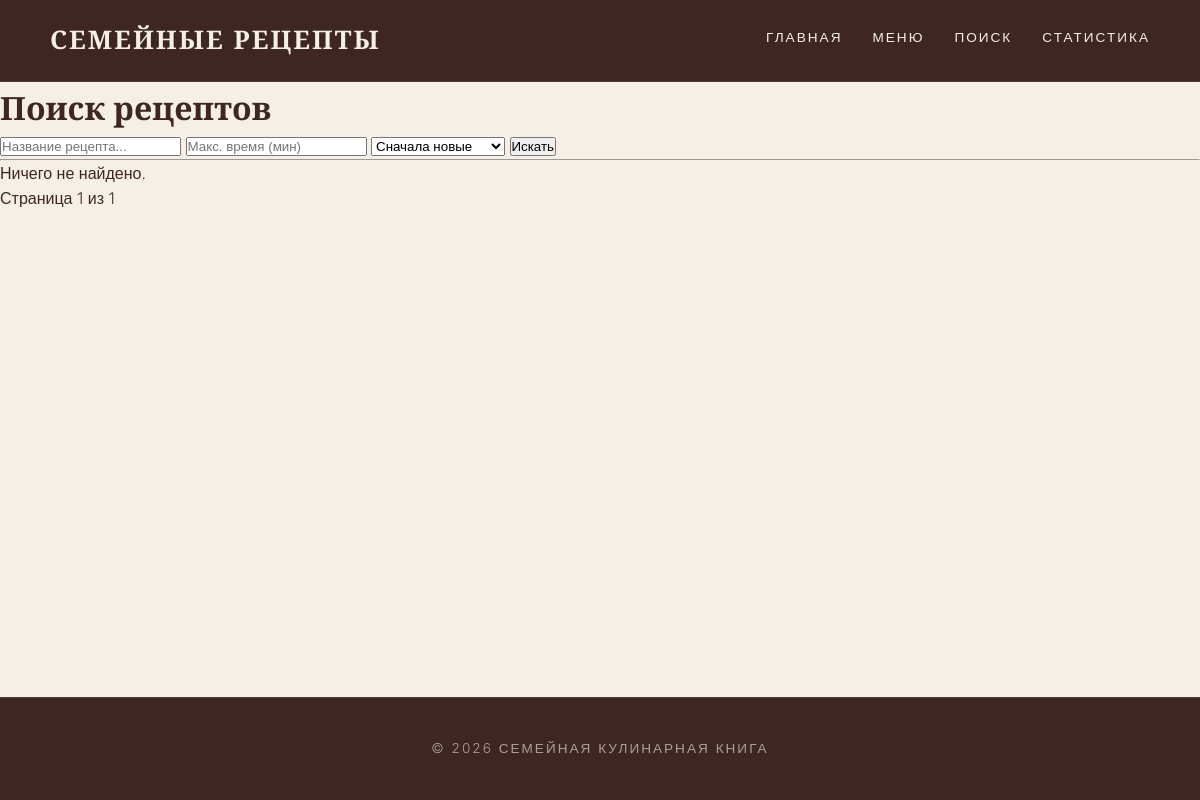
The app's page /search/, older data.
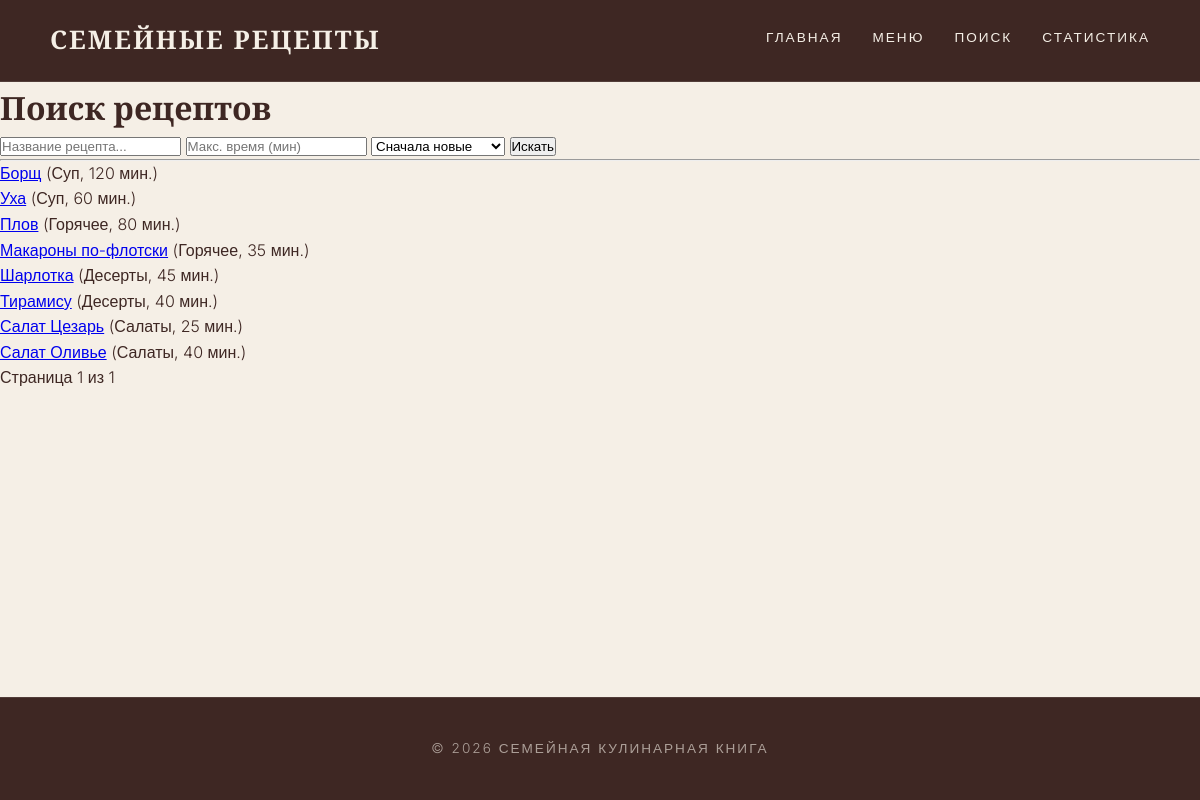
The same page, newer data.
### recipes/models.py (models this page shows, shortened)
class Recipe(models.Model):
    title = models.CharField(max_length=200, verbose_name="Название рецепта")
    category = models.ForeignKey(Category, on_delete=models.CASCADE, related_name="recipes", verbose_name="Категория")
    author = models.ForeignKey(Author, on_delete=models.SET_NULL, null=True, blank=True, related_name="recipes", verbose_name="Автор")
    cooking_time = models.PositiveIntegerField(help_text="Время в минутах", verbose_name="Время готовки")
    ingredients = models.TextField(verbose_name="Ингредиенты")
    instructions = models.TextField(verbose_name="Инструкция")
    image = models.ImageField(upload_to='recipes/', blank=True, null=True, verbose_name="Фото блюда")
    created_at = models.DateTimeField(auto_now_add=True, verbose_name="Дата создания")
    class Meta:
        verbose_name = "Рецепт"
        verbose_name_plural = "Рецепты"

class Category(models.Model):
    name = models.CharField(max_length=100, unique=True, verbose_name="Название категории")
    class Meta:
        verbose_name = "Категория"
        verbose_name_plural = "Категории"

### recipes/views.py (the view)
# urls.py: path('search/', views.recipe_search, name='recipe_search'),
def recipe_search(request):
    query = request.GET.get('q', '')
    recipes = Recipe.objects.select_related('category', 'author').all()
    if query:
        recipes = recipes.filter(Q(title__icontains=query) | Q(ingredients__icontains=query))
    paginator = Paginator(recipes, 10)
    page_obj = paginator.get_page(request.GET.get('page'))
    return render(request, 'recipes/search.html', {'page_obj': page_obj, 'query': query})

### recipes/templates/recipes/search.html (shortened to what this page needs)
{% extends "base.html" %}
{% block content %}
<h1>Поиск рецептов</h1>
<form method="get" action="{% url 'recipe_search' %}">
    <input type="text" name="q" value="{{ query }}" placeholder="Название рецепта...">
    <input type="number" name="max_time" value="{{ max_time }}" placeholder="Макс. время (мин)">
    <select name="sort">
        <option value="newest" {% if sort_by == 'newest' %}selected{% endif %}>Сначала новые</option>
    </select>
    <button type="submit">Искать</button>
</form>
<hr>
<ul>
    {% for recipe in page_obj %}
        <li>
            <a href="{% url 'recipe_detail' recipe.pk %}">{{ recipe.title }}</a>
            ({{ recipe.category.name }}, {{ recipe.cooking_time }} мин.)
        </li>
    {% empty %}
        <li>Ничего не найдено.</li>
    {% endfor %}
</ul>
<div class="pagination">
    <span>Страница {{ page_obj.number }} из {{ page_obj.paginator.num_pages }}</span>
</div>
{% endblock %}

Row changes from the older to the newer data that the page shows:
added Recipe: title "Борщ", category.name "Суп", cooking_time "120"
added Recipe: title "Уха", category.name "Суп", cooking_time "60"
added Recipe: title "Плов", category.name "Горячее", cooking_time "80"
added Recipe: title "Макароны по-флотски", category.name "Горячее", cooking_time "35"
added Recipe: title "Шарлотка", category.name "Десерты", cooking_time "45"
added Recipe: title "Тирамису", category.name "Десерты", cooking_time "40"
added Recipe: title "Салат Цезарь", category.name "Салаты", cooking_time "25"
added Recipe: title "Салат Оливье", category.name "Салаты", cooking_time "40"
Text that changed along with them:
text no longer shown: "Ничего не найдено."
